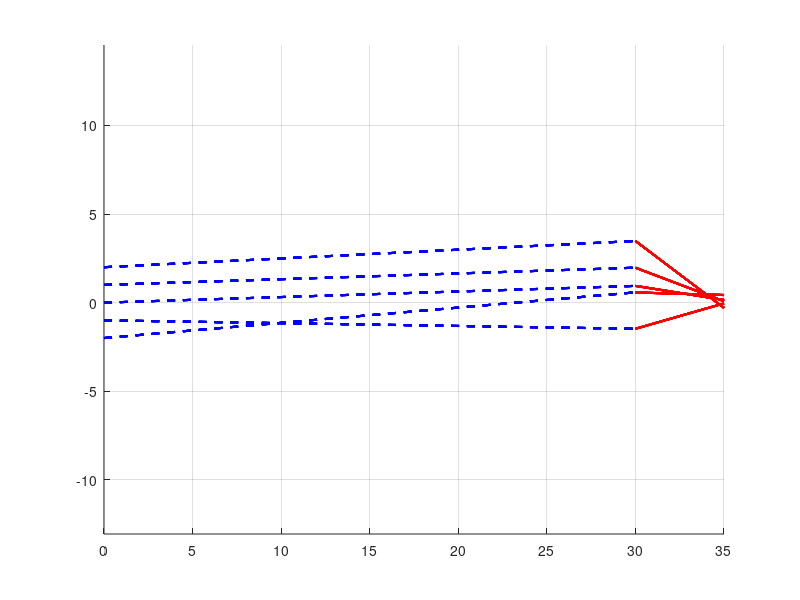

The MATLAB script that drew this image: (Note: this script raises an error after producing the figure.)
%% MODULE 03 WEEK 1 &&
%% 1D RAY PROPAGATION %%

%Conditions
Fl = 5;
d1 = 30;
d2 = Fl; %simulating a camera at d1 = infinity 
theta = deg2rad(0);
y = linspace(-2, 2, 5);

%Matrices
M_Fl = [1 d1; 0 1];             %Free space to lens
M_Lens = [1 0; -(1/Fl) 1];      %Lens
M_Fi = [1 d2; 0 1];             %Free space to Image
M = M_Fi * M_Lens * M_Fl;

%1D propagation specs
propogation_space = linspace(0, d1+d2, 100); %Space from object to image
lens = d1; %lens location
img_pos = d1 + d2; %Where the image converges

%Diffuse reflection
rays_perPoint = 10;
thetas_perPoint = deg2rad(5);

%Initialize sensor array for reconstruction
pixels = 20; %# of pixels on sensor
s_width = 4; %width covered by rays
pixel_edges = linspace(-s_width/2, s_width/2, pixels + 1);
pixel_energy = zeros(1, pixels);  %energy per pixel

%Create Visual
figure
hold on;
grid on;
x_label = ('d (cm)');
y_label = ('y (cm)');
title = ('Ray Propogation');
axis equal;

%Ray Propagation
rays = numel(y);

for i = 1:rays
    y0_rays = repmat(y(i), 1, rays_perPoint);
    theta0_rays = theta + (rand(1,rays_perPoint)-0.5) * 2 * thetas_perPoint;

    for j = 1:rays_perPoint
        y0 = y0_rays(i);
        theta0 = theta0_rays(i);

        %Free space to lens
        l1 = linspace(0, d1, 50);
        y1 = y0 + tan(theta0) * l1;
        plot(l1, y1, 'b--', 'LineWidth', 1.5);
        rays_lens = M_Fl * [y0;theta0]; %Where rays hit the lens

        %Apperature (1D)
        R = 10; 
            if abs(rays_lens(1)) > R
                continue;
            end
    
        %Lens shift
        rays_after_lens = M_Lens * rays_lens; %How lens shifts ray
        y_after_lens = rays_after_lens(1);    %Lens' shift on y
        theta_after_lens = rays_after_lens(2);%Lens' shift on theta

        %Lens to image
        l2 = linspace(d1, d1 + d2, 50);
        % Where ray travels after lens
        y2 = y_after_lens + (l2 - d1) * tan(theta_after_lens);
        plot(l2, y2, 'r', 'LineWidth', 1.5)

        %Find convergence (1D)
        rays_img = M_Fi * rays_after_lens; %where ray hits the sensor
        y_final(j) = rays_img(1);

        %Find activated pixels
        [~, idx] = min(abs(pixel_edges - rays_img(1)));
        if idx > 1 && idx <= pixels
            pixel_energy(idx) = pixel_energy(idx) + 1;
        end
    end
end

%Results 
%lens and img positions
xline(lens, 'k--', 'LineWidth', 1, 'Label', 'Lens');
xline(img_pos, 'g--', 'LineWidth', 1, 'Label', 'Img');
legend('Before Lens', 'After Lens', 'Location', 'best');
hold off;

%Sensor Reconstruction
figure;
bar(1:pixels, pixel_energy, 'FaceColor', [0.2 0.6 1]);
xlabel('Pixel Index');
ylabel('Ray Energy');
title = ('Sensor Reconstruction');
grid on;

%Propagation Matrix
disp('Matrix Multiplication Obj -> Img: ');
disp(M);
